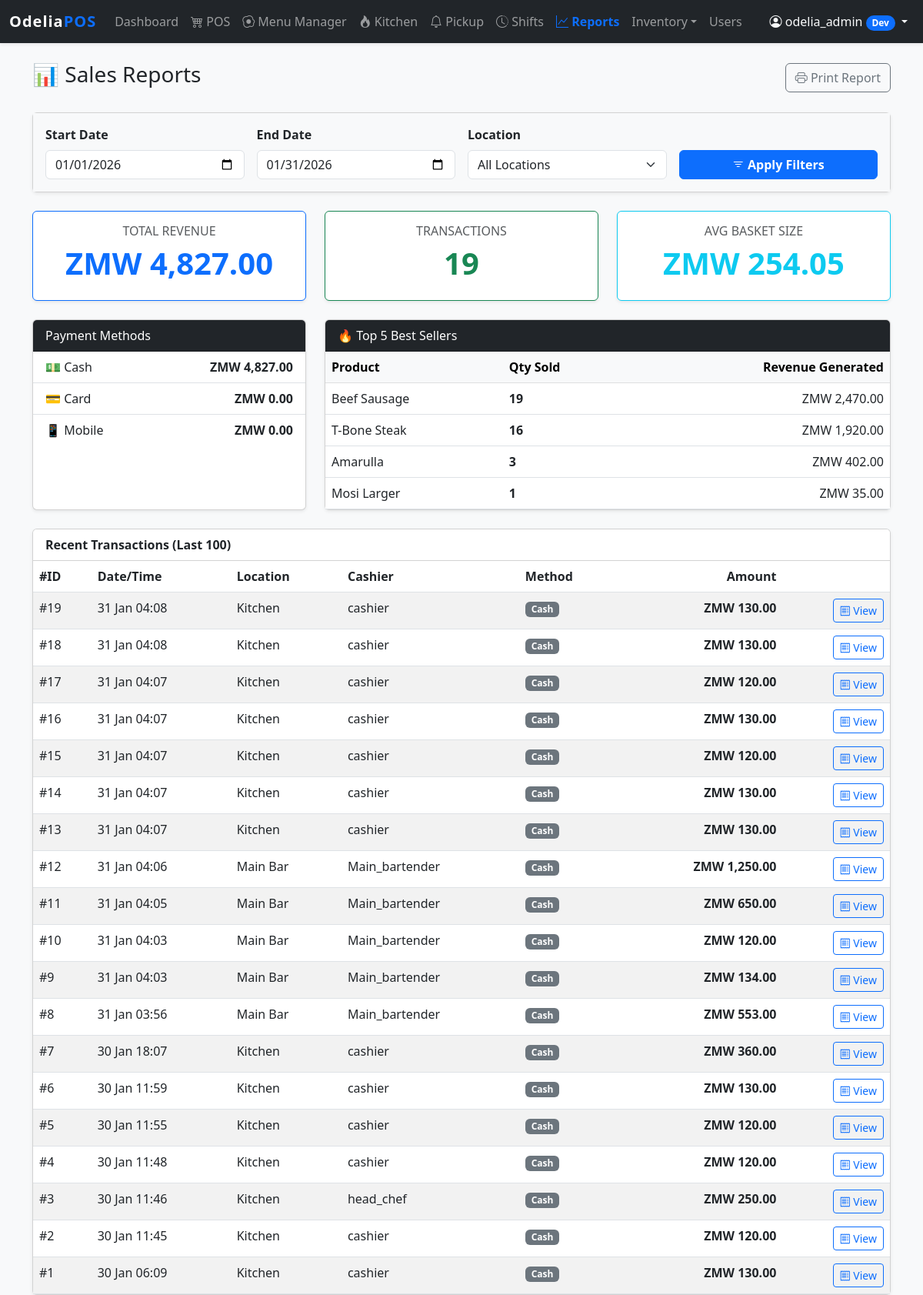
/index.php?page=reports (signed in), run on the app's committed database.
### tables this page shows
CREATE TABLE `sales` (
  `id` int NOT NULL AUTO_INCREMENT,
  `location_id` int NOT NULL,
  `user_id` int NOT NULL,
  `shift_id` int DEFAULT NULL,
  `total_amount` decimal(10,2) NOT NULL,
  `discount` decimal(10,2) DEFAULT '0.00',
  `total_tax` decimal(10,2) DEFAULT '0.00',
  `tip` decimal(10,2) DEFAULT '0.00',
  `final_total` decimal(10,2) DEFAULT '0.00',
  `payment_method` enum('cash','card','mobile_money') DEFAULT 'cash',
  `status` enum('completed','refund_requested','refunded','partially_refunded') DEFAULT 'completed',
  `created_at` timestamp NULL DEFAULT CURRENT_TIMESTAMP,
  PRIMARY KEY (`id`),
  KEY `location_id` (`location_id`),
  KEY `user_id` (`user_id`),
  CONSTRAINT `sales_ibfk_1` FOREIGN KEY (`location_id`) REFERENCES `locations` (`id`),
  CONSTRAINT `sales_ibfk_2` FOREIGN KEY (`user_id`) REFERENCES `users` (`id`)
);

CREATE TABLE `locations` (
  `id` int NOT NULL AUTO_INCREMENT,
  `name` varchar(50) NOT NULL,
  `type` enum('store','kitchen','bar','warehouse') NOT NULL DEFAULT 'store',
  `can_sell` tinyint(1) DEFAULT '1',
  `can_receive_from_vendor` tinyint(1) DEFAULT '0',
  `address` text,
  PRIMARY KEY (`id`)
);

CREATE TABLE `users` (
  `id` int NOT NULL AUTO_INCREMENT,
  `username` varchar(50) NOT NULL,
  `full_name` varchar(100) DEFAULT NULL,
  `password_hash` varchar(255) NOT NULL,
  `role` enum('admin','manager','cashier','dev','chef','waiter','head_chef','bartender') NOT NULL DEFAULT 'cashier',
  `location_id` int DEFAULT NULL,
  `created_at` timestamp NULL DEFAULT CURRENT_TIMESTAMP,
  `force_password_change` tinyint(1) DEFAULT '0',
  PRIMARY KEY (`id`),
  UNIQUE KEY `username` (`username`),
  KEY `location_id` (`location_id`),
  CONSTRAINT `users_ibfk_1` FOREIGN KEY (`location_id`) REFERENCES `locations` (`id`) ON DELETE SET NULL
);

### src/reports.php (called while the page is built, shortened)
<?php
$startDate = $_GET['start_date'] ?? date('Y-m-01');
$endDate = $_GET['end_date'] ?? date('Y-m-d');
$where = "WHERE s.status = 'completed' AND DATE(s.created_at) BETWEEN ? AND ?";
$params = [$startDate, $endDate];
$kpiSql = "
    SELECT
        COUNT(id) as total_txns,
        SUM(final_total) as total_revenue,
        AVG(final_total) as avg_basket
    FROM sales s
    $where
";
$stmt = $pdo->prepare($kpiSql);
$stmt->execute($params);
$kpi = $stmt->fetch();
$paySql = "
    SELECT payment_method, SUM(final_total) as total
    FROM sales s
    $where
    GROUP BY payment_method
";
$stmt = $pdo->prepare($paySql);
$stmt->execute($params);
$payments = $stmt->fetchAll(PDO::FETCH_KEY_PAIR);
$topSql = "
    SELECT p.name, SUM(si.quantity) as qty_sold, SUM(si.quantity * si.price_at_sale) as revenue
    FROM sale_items si
    JOIN sales s ON si.sale_id = s.id
    JOIN products p ON si.product_id = p.id
    $where
    GROUP BY p.id
    ORDER BY qty_sold DESC
    LIMIT 5
";
$stmt = $pdo->prepare($topSql);
$stmt->execute($params);
$topProducts = $stmt->fetchAll();
$txnSql = "
    SELECT s.*, u.username, l.name as loc_name
    FROM sales s
    JOIN users u ON s.user_id = u.id
    JOIN locations l ON s.location_id = l.id
    $where
    ORDER BY s.created_at DESC
    LIMIT 100
";
$stmt = $pdo->prepare($txnSql);
$stmt->execute($params);
$transactions = $stmt->fetchAll();
?>

### templates/reports.php (the view, shortened to what this page needs)
<div class="d-flex justify-content-between align-items-center mb-4">
    <h3>📊 Sales Reports</h3>
    <button class="btn btn-outline-secondary" onclick="window.print()">
        <i class="bi bi-printer"></i> Print Report
    </button>
</div>
<div class="card shadow-sm mb-4 no-print">
    <div class="card-body bg-light">
        <form method="GET" action="index.php" class="row g-3 align-items-end">
            <div class="col-md-3">
                <label class="form-label fw-bold">Start Date</label>
                <input type="date" name="start_date" class="form-control" value="<?= $startDate ?>">
            </div>
            <div class="col-md-3">
                <label class="form-label fw-bold">End Date</label>
                <input type="date" name="end_date" class="form-control" value="<?= $endDate ?>">
            </div>
            <div class="col-md-3">
                <label class="form-label fw-bold">Location</label>
                <select name="location_id" class="form-select">
                    <option value="">All Locations</option>
                </select>
            </div>
            <div class="col-md-3">
                <button type="submit" class="btn btn-primary w-100 fw-bold">
                    <i class="bi bi-filter"></i> Apply Filters
                </button>
            </div>
        </form>
    </div>
</div>
<div class="row mb-4">
    <div class="col-md-4">
        <div class="card shadow-sm border-primary h-100">
            <div class="card-body text-center">
                <h6 class="text-muted text-uppercase">Total Revenue</h6>
                <h2 class="display-6 fw-bold text-primary">ZMW <?= number_format($kpi['total_revenue'] ?? 0, 2) ?></h2>
            </div>
        </div>
    </div>
    <div class="col-md-4">
        <div class="card shadow-sm border-success h-100">
            <div class="card-body text-center">
                <h6 class="text-muted text-uppercase">Transactions</h6>
                <h2 class="display-6 fw-bold text-success"><?= number_format($kpi['total_txns'] ?? 0) ?></h2>
            </div>
        </div>
    </div>
    <div class="col-md-4">
        <div class="card shadow-sm border-info h-100">
            <div class="card-body text-center">
                <h6 class="text-muted text-uppercase">Avg Basket Size</h6>
                <h2 class="display-6 fw-bold text-info">ZMW <?= number_format($kpi['avg_basket'] ?? 0, 2) ?></h2>
            </div>
        </div>
    </div>
</div>
<div class="row">
    <div class="col-md-4 mb-4">
        <div class="card shadow-sm h-100">
            <div class="card-header bg-dark text-white">Payment Methods</div>
            <ul class="list-group list-group-flush">
                <li class="list-group-item d-flex justify-content-between">
                    <span>💵 Cash</span>
                    <strong>ZMW <?= number_format($payments['cash'] ?? 0, 2) ?></strong>
                </li>
                <li class="list-group-item d-flex justify-content-between">
                    <span>💳 Card</span>
                    <strong>ZMW <?= number_format($payments['card'] ?? 0, 2) ?></strong>
                </li>
                <li class="list-group-item d-flex justify-content-between">
                    <span>📱 Mobile</span>
                    <strong>ZMW <?= number_format($payments['mobile_money'] ?? 0, 2) ?></strong>
                </li>
            </ul>
        </div>
    </div>
    <div class="col-md-8 mb-4">
        <div class="card shadow-sm h-100">
            <div class="card-header bg-dark text-white">🔥 Top 5 Best Sellers</div>
            <table class="table mb-0">
                <thead class="table-light">
                    <tr>
                        <th>Product</th>
                        <th>Qty Sold</th>
                        <th class="text-end">Revenue Generated</th>
                    </tr>
                </thead>
                <tbody>
                    <?php foreach ($topProducts as $p): ?>
                    <tr>
                        <td><?= htmlspecialchars($p['name']) ?></td>
                        <td class="fw-bold"><?= $p['qty_sold'] ?></td>
                        <td class="text-end">ZMW <?= number_format($p['revenue'], 2) ?></td>
                    </tr>
                    <?php endforeach; ?>
                </tbody>
            </table>
        </div>
    </div>
</div>
<div class="card shadow-sm">
    <div class="card-header bg-white fw-bold">Recent Transactions (Last 100)</div>
    <div class="card-body p-0">
        <table class="table table-striped table-hover mb-0">
            <thead>
                <tr>
                    <th>#ID</th>
                    <th>Date/Time</th>
                    <th>Location</th>
                    <th>Cashier</th>
                    <th>Method</th>
                    <th class="text-end">Amount</th>
                    <th></th>
                </tr>
            </thead>
            <tbody>
                <?php foreach ($transactions as $t): ?>
                <tr>
                    <td>#<?= $t['id'] ?></td>
                    <td><?= date('d M H:i', strtotime($t['created_at'])) ?></td>
                    <td><?= htmlspecialchars($t['loc_name']) ?></td>
                    <td><?= htmlspecialchars($t['username']) ?></td>
                    <td><span class="badge bg-secondary"><?= ucfirst($t['payment_method']) ?></span></td>
                    <td class="text-end fw-bold">ZMW <?= number_format($t['final_total'], 2) ?></td>
                    <td class="text-end">
                        <button class="btn btn-sm btn-outline-primary"
                                onclick="viewReceipt(<?= $t['id'] ?>)">
                            <i class="bi bi-receipt"></i> View
                        </button>
                    </td>
                </tr>
                <?php endforeach; ?>
            </tbody>
        </table>
    </div>
</div>

### templates/header.php (style rules this page uses)
body { background-color: #f8f9fa; }

### data on the page
sales: id "19", created_at "31 Jan 04:08", location.name "Kitchen", user.username "cashier", payment_method "Cash", final_total "130.00"
sales: id "18", created_at "31 Jan 04:08", location.name "Kitchen", user.username "cashier", payment_method "Cash", final_total "130.00"
sales: id "17", created_at "31 Jan 04:07", location.name "Kitchen", user.username "cashier", payment_method "Cash", final_total "120.00"
sales: id "16", created_at "31 Jan 04:07", location.name "Kitchen", user.username "cashier", payment_method "Cash", final_total "130.00"
sales: id "15", created_at "31 Jan 04:07", location.name "Kitchen", user.username "cashier", payment_method "Cash", final_total "120.00"
sales: id "14", created_at "31 Jan 04:07", location.name "Kitchen", user.username "cashier", payment_method "Cash", final_total "130.00"
sales: id "13", created_at "31 Jan 04:07", location.name "Kitchen", user.username "cashier", payment_method "Cash", final_total "130.00"
sales: id "12", created_at "31 Jan 04:06", location.name "Main Bar", user.username "Main_bartender", payment_method "Cash", final_total "1,250.00"
sales: id "11", created_at "31 Jan 04:05", location.name "Main Bar", user.username "Main_bartender", payment_method "Cash", final_total "650.00"
sales: id "10", created_at "31 Jan 04:03", location.name "Main Bar", user.username "Main_bartender", payment_method "Cash", final_total "120.00"
sales: id "9", created_at "31 Jan 04:03", location.name "Main Bar", user.username "Main_bartender", payment_method "Cash", final_total "134.00"
sales: id "8", created_at "31 Jan 03:56", location.name "Main Bar", user.username "Main_bartender", payment_method "Cash", final_total "553.00"
sales: id "7", created_at "30 Jan 18:07", location.name "Kitchen", user.username "cashier", payment_method "Cash", final_total "360.00"
sales: id "6", created_at "30 Jan 11:59", location.name "Kitchen", user.username "cashier", payment_method "Cash", final_total "130.00"
sales: id "5", created_at "30 Jan 11:55", location.name "Kitchen", user.username "cashier", payment_method "Cash", final_total "120.00"
sales: id "4", created_at "30 Jan 11:48", location.name "Kitchen", user.username "cashier", payment_method "Cash", final_total "120.00"
sales: id "3", created_at "30 Jan 11:46", location.name "Kitchen", user.username "head_chef", payment_method "Cash", final_total "250.00"
sales: id "2", created_at "30 Jan 11:45", location.name "Kitchen", user.username "cashier", payment_method "Cash", final_total "120.00"
sales: id "1", created_at "30 Jan 06:09", location.name "Kitchen", user.username "cashier", payment_method "Cash", final_total "130.00"

### other printed values
$_SESSION['username'] "odelia_admin"
$role "Dev"
$kpi['total_revenue'] "4,827.00"
$kpi['total_txns'] "19"
$kpi['avg_basket'] "254.05"
$payments['cash'] "4,827.00"
$payments['card'] "0.00"
$payments['mobile_money'] "0.00"
$p['name'] "Beef Sausage"
$p['qty_sold'] "19"
$p['revenue'] "2,470.00"
$p['name'] "T-Bone Steak"
$p['qty_sold'] "16"
$p['revenue'] "1,920.00"
$p['name'] "Amarulla"
